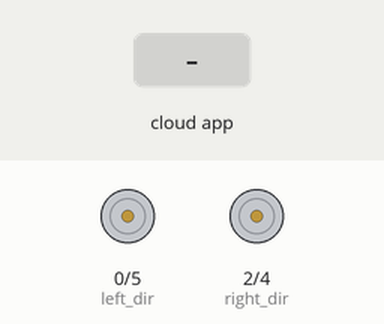
This sketch was run on a simulated ESP8266 (NodeMCU). On the bench: direction and speed pins drawn as motors (green arrow = direction pin HIGH = forward, orange = LOW = backward, longer = more drive). The test bench sets the inputs (shaded band). WiFi joins after 1.5 s; servers stay silent unless stated; the ROS host is connected and sends only what is stated; what the sketch prints to the serial monitor is not drawn.

Above: at 2.7 s.
2.8 s: the phone or cloud app sets linear.x to -100
At 4.0 s:
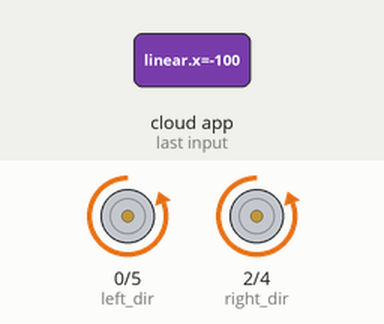
4.3 s: the phone or cloud app sets linear.x to 0
At 5.4 s:
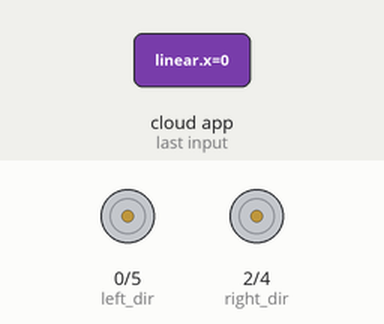
5.8 s: the phone or cloud app sets angular.z to -100
At 6.6 s:
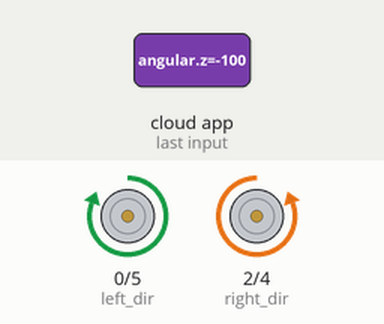
7.3 s: the phone or cloud app sets angular.z to 100
At 7.7 s:
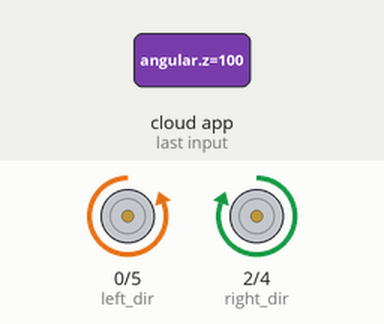
8.8 s: the phone or cloud app sets angular.z to 0
At 10.0 s:
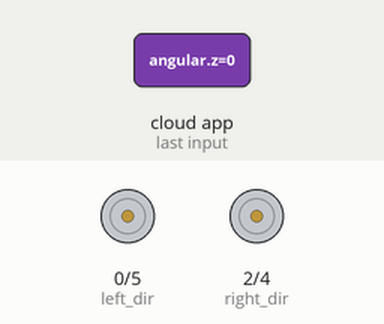
10.3 s: the phone or cloud app sets linear.x to 100
At 11.2 s:
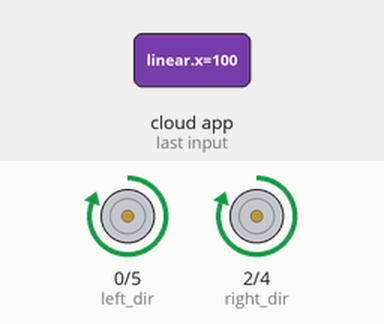
Timing chart, 0 to 12.8 s (numbered marks = the images above; inputs shaded):
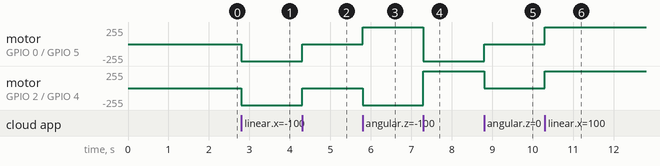

The sketch:

espros_cmd_vel.ino
```cpp
#include  <ESP8266WiFi.h>
#include <ros.h>
#include <std_msgs/String.h>
#include <std_msgs/Int16.h>
#include <std_msgs/Float64.h>
#include <geometry_msgs/Twist.h>

#define DEBUG 0

const char* ssid = "RigBetel Labs Guest";
const char* password = "starsoforion2020";

WiFiClient client;
IPAddress server(192, 168, 1, 31); //ROS core IP adres


class WiFiHardware {
  public:
    WiFiHardware() {};
    void init() {
      client.connect(server, 11411);
    }
    int read() {
      return client.read();
    }
    void write(uint8_t* data, int length) {
      for (int i = 0; i < length; i++)
        client.write(data[i]);
    }
    unsigned long time() {
      return millis(); // easy; did this one for you
    }
};


void setupWiFi() {
  WiFi.begin(ssid, password);
  Serial.print("\nConnecting to "); Serial.println(ssid);
  uint8_t i = 0;
  while (WiFi.status() != WL_CONNECTED && i++ < 20) delay(500);
  if (i == 21) {
    Serial.print("Could not connect to"); Serial.println(ssid);
    while (1) delay(500);
  }
  Serial.print("Ready! Use ");
  Serial.print(WiFi.localIP());
  Serial.println(" to access client");
}


// left motor   - bottom wire - brown   - A-
// left motor   - top wire    - orange  - A+
// right motor  - bottom wire - brown   - B-
// right motor  - top wire    - orange  - B+

int left_pwm  = 5 ;       //  Left Speed 0 to 1023
int left_dir  = 0 ;       //  Left Direction 1 for Forward, 0 for Backward

int right_pwm  = 4  ;     //  Left Speed 0 to 1023
int right_dir  = 2  ;     //  Left Direction 1 for Forward, 0 for Backward

int left_speed_pwm  = 255  ;
int right_speed_pwm = 255  ;

int dir_forward   = 1 ;
int dir_backward  = 0 ;

void bot_stop()
{
  digitalWrite( left_dir  , dir_forward ) ;
  digitalWrite( right_dir , dir_forward ) ;
  analogWrite(  left_pwm  , 0 ) ;
  analogWrite(  right_pwm , 0 ) ;
}

void forward()
{
  digitalWrite( left_dir  , dir_forward ) ;
  digitalWrite( right_dir , dir_forward ) ;
  analogWrite(  left_pwm  , left_speed_pwm ) ;
  analogWrite(  right_pwm , right_speed_pwm ) ;
}

void backward()
{
  digitalWrite( left_dir  , dir_backward ) ;
  digitalWrite( right_dir , dir_backward ) ;
  analogWrite(  left_pwm  , left_speed_pwm ) ;
  analogWrite(  right_pwm , right_speed_pwm ) ;
}

void left()
{
  digitalWrite( left_dir  , dir_backward ) ;
  digitalWrite( right_dir , dir_forward  ) ;
  analogWrite(  left_pwm  , left_speed_pwm ) ;
  analogWrite(  right_pwm , right_speed_pwm ) ;
}

void right()
{
  digitalWrite( left_dir  , dir_forward  ) ;
  digitalWrite( right_dir , dir_backward ) ;
  analogWrite(  left_pwm  , left_speed_pwm ) ;
  analogWrite(  right_pwm , right_speed_pwm ) ;
}


void cmd_velCallback( const geometry_msgs::Twist& CVel) {
  //geometry_msgs::Twist twist = twist_msg;
  double vel_x = CVel.linear.x;
  double vel_th = CVel.angular.z;
  //Serial.print(vel_x);
  //Serial.print("\t");
  //Serial.println(vel_th);

  if ( vel_x == 0 && vel_th == 0 ){
    //Serial.println("stop");
    bot_stop();
  }

  else if ( vel_x > 0 && vel_th == 0 ){
    //Serial.println("forward");
    forward();
  }

  else if ( vel_x < 0 && vel_th == 0 ){
    //Serial.println("backward");
    backward();
  }

  else if ( vel_x == 0 && vel_th > 0 ){
    //Serial.println("left");
    left();
  }

  else if ( vel_x == 0 && vel_th < 0 ){
    //Serial.println("right");
    right();
  }


}


ros::NodeHandle_<WiFiHardware> nh;
std_msgs::String str_msg;
geometry_msgs::Twist twist_msg;

ros::Publisher chatter("chatter", &str_msg);
ros::Subscriber <geometry_msgs::Twist> sub("cmd_vel", &cmd_velCallback );

char hello[15] = "ESP8266 alive!";

void setup() {

  Serial.begin(115200);
  setupWiFi();
  Serial.println("WiFi Connected");
  nh.initNode();
  nh.advertise(chatter);
  nh.subscribe(sub);

  pinMode ( left_pwm , OUTPUT);
  pinMode ( left_dir , OUTPUT);
  pinMode ( right_pwm , OUTPUT);
  pinMode ( right_dir , OUTPUT);

}

void loop() {

  if (nh.connected()) {

      str_msg.data = hello;
      chatter.publish( &str_msg );

  } else {
    if(DEBUG) Serial.println("Not Connected");
  }

  nh.spinOnce();
  delay(1);

}
```

Measured:
- after the input at 2.8 s, motor on GPIO 0 (left_dir) / GPIO 5 (left_pwm), motor on GPIO 2 (right_dir) / GPIO 4 (right_pwm): stopped → backward 255/255 at once
- after the input at 4.3 s, motor on GPIO 0 (left_dir) / GPIO 5 (left_pwm), motor on GPIO 2 (right_dir) / GPIO 4 (right_pwm): backward 255/255 → stopped at once
- after the input at 5.8 s, motor on GPIO 0 (left_dir) / GPIO 5 (left_pwm): stopped → forward 255/255 at once; motor on GPIO 2 (right_dir) / GPIO 4 (right_pwm): stopped → backward 255/255 at once
- after the input at 7.3 s, motor on GPIO 0 (left_dir) / GPIO 5 (left_pwm): forward 255/255 → backward 255/255 at once; motor on GPIO 2 (right_dir) / GPIO 4 (right_pwm): backward 255/255 → forward 255/255 at once
- after the input at 8.8 s, motor on GPIO 0 (left_dir) / GPIO 5 (left_pwm): backward 255/255 → stopped at once; motor on GPIO 2 (right_dir) / GPIO 4 (right_pwm): forward 255/255 → stopped at once
- after the input at 10.3 s, motor on GPIO 0 (left_dir) / GPIO 5 (left_pwm), motor on GPIO 2 (right_dir) / GPIO 4 (right_pwm): stopped → forward 255/255 at once
